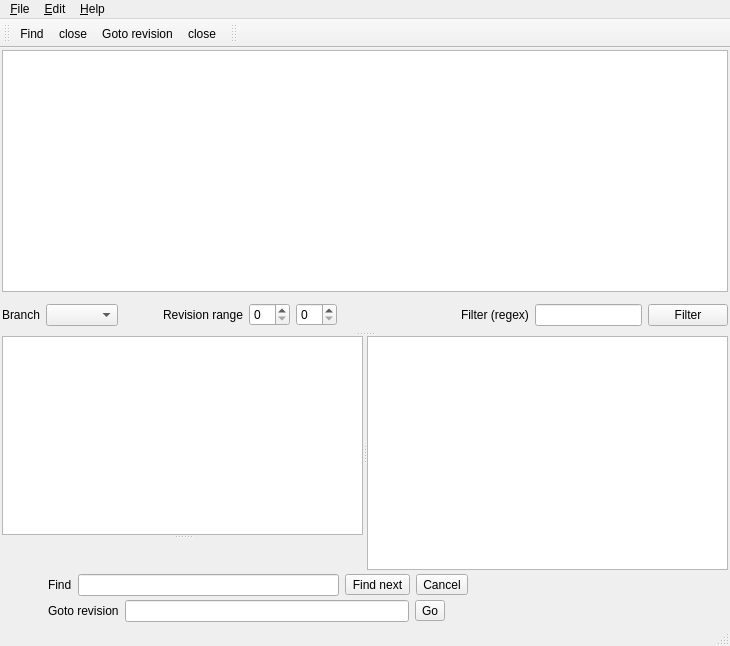
<ui version="4.0" >
 <class>MainWindow</class>
 <widget class="QMainWindow" name="MainWindow" >
  <property name="geometry" >
   <rect>
    <x>0</x>
    <y>0</y>
    <width>730</width>
    <height>646</height>
   </rect>
  </property>
  <property name="windowTitle" >
   <string>MainWindow</string>
  </property>
  <widget class="QWidget" name="centralwidget" >
   <property name="geometry" >
    <rect>
     <x>0</x>
     <y>69</y>
     <width>730</width>
     <height>554</height>
    </rect>
   </property>
   <layout class="QVBoxLayout" name="verticalLayout_3" >
    <property name="spacing" >
     <number>4</number>
    </property>
    <property name="margin" >
     <number>2</number>
    </property>
    <item>
     <widget class="QSplitter" name="splitter_3" >
      <property name="orientation" >
       <enum>Qt::Vertical</enum>
      </property>
      <widget class="QWidget" name="layoutWidget" >
       <layout class="QVBoxLayout" name="verticalLayout_2" >
        <item>
         <widget class="QTableView" name="tableView_revisions" >
          <property name="frameShape" >
           <enum>QFrame::StyledPanel</enum>
          </property>
         </widget>
        </item>
        <item>
         <widget class="QFrame" name="filter_frame" >
          <property name="sizePolicy" >
           <sizepolicy vsizetype="Minimum" hsizetype="Preferred" >
            <horstretch>0</horstretch>
            <verstretch>0</verstretch>
           </sizepolicy>
          </property>
          <property name="frameShape" >
           <enum>QFrame::NoFrame</enum>
          </property>
          <property name="frameShadow" >
           <enum>QFrame::Plain</enum>
          </property>
          <property name="lineWidth" >
           <number>0</number>
          </property>
          <layout class="QHBoxLayout" name="horizontalLayout_2" >
           <property name="margin" >
            <number>0</number>
           </property>
           <item>
            <widget class="QLabel" name="label_4" >
             <property name="text" >
              <string>Branch</string>
             </property>
            </widget>
           </item>
           <item>
            <widget class="QComboBox" name="branch_comboBox" />
           </item>
           <item>
            <spacer name="horizontalSpacer_2" >
             <property name="orientation" >
              <enum>Qt::Horizontal</enum>
             </property>
             <property name="sizeHint" stdset="0" >
              <size>
               <width>40</width>
               <height>20</height>
              </size>
             </property>
            </spacer>
           </item>
           <item>
            <widget class="QLabel" name="label_3" >
             <property name="text" >
              <string>Revision range</string>
             </property>
            </widget>
           </item>
           <item>
            <widget class="QSpinBox" name="spinbutton_rev_low" />
           </item>
           <item>
            <widget class="QSpinBox" name="spinbutton_rev_high" />
           </item>
           <item>
            <spacer>
             <property name="orientation" >
              <enum>Qt::Horizontal</enum>
             </property>
             <property name="sizeHint" stdset="0" >
              <size>
               <width>118</width>
               <height>34</height>
              </size>
             </property>
            </spacer>
           </item>
           <item>
            <widget class="QLabel" name="label_2" >
             <property name="text" >
              <string>Filter (regex)</string>
             </property>
            </widget>
           </item>
           <item>
            <widget class="QLineEdit" name="entry_file_filter" />
           </item>
           <item>
            <widget class="QPushButton" name="button_filter" >
             <property name="text" >
              <string>Filter</string>
             </property>
            </widget>
           </item>
          </layout>
         </widget>
        </item>
       </layout>
      </widget>
      <widget class="QFrame" name="frame_3" >
       <property name="sizePolicy" >
        <sizepolicy vsizetype="Expanding" hsizetype="Preferred" >
         <horstretch>0</horstretch>
         <verstretch>0</verstretch>
        </sizepolicy>
       </property>
       <property name="frameShape" >
        <enum>QFrame::NoFrame</enum>
       </property>
       <property name="frameShadow" >
        <enum>QFrame::Plain</enum>
       </property>
       <layout class="QVBoxLayout" name="verticalLayout" >
        <property name="margin" >
         <number>0</number>
        </property>
        <item>
         <widget class="QSplitter" name="splitter_2" >
          <property name="orientation" >
           <enum>Qt::Horizontal</enum>
          </property>
          <widget class="QSplitter" name="splitter" >
           <property name="orientation" >
            <enum>Qt::Vertical</enum>
           </property>
           <widget class="QTextBrowser" name="textview_header" />
           <widget class="QFrame" name="textview_frame" >
            <property name="frameShape" >
             <enum>QFrame::NoFrame</enum>
            </property>
            <property name="frameShadow" >
             <enum>QFrame::Raised</enum>
            </property>
           </widget>
          </widget>
          <widget class="QTableView" name="tableView_filelist" />
         </widget>
        </item>
       </layout>
      </widget>
     </widget>
    </item>
    <item>
     <widget class="QFrame" name="find_frame" >
      <property name="frameShape" >
       <enum>QFrame::NoFrame</enum>
      </property>
      <property name="frameShadow" >
       <enum>QFrame::Raised</enum>
      </property>
      <layout class="QHBoxLayout" name="horizontalLayout" >
       <property name="margin" >
        <number>0</number>
       </property>
       <item>
        <widget class="QPushButton" name="close_find_toolButton" >
         <property name="text" >
          <string/>
         </property>
         <property name="icon" >
          <iconset resource="hgview.qrc" >
           <normaloff>:/icons/close.png</normaloff>:/icons/close.png</iconset>
         </property>
         <property name="flat" >
          <bool>true</bool>
         </property>
        </widget>
       </item>
       <item>
        <widget class="QLabel" name="label" >
         <property name="text" >
          <string>Find</string>
         </property>
        </widget>
       </item>
       <item>
        <widget class="QLineEdit" name="entry_find" />
       </item>
       <item>
        <widget class="QToolButton" name="button_find" >
         <property name="text" >
          <string>Find next</string>
         </property>
        </widget>
       </item>
       <item>
        <widget class="QToolButton" name="button_cancelsearch" >
         <property name="text" >
          <string>Cancel</string>
         </property>
        </widget>
       </item>
       <item>
        <spacer name="horizontalSpacer" >
         <property name="orientation" >
          <enum>Qt::Horizontal</enum>
         </property>
         <property name="sizeHint" stdset="0" >
          <size>
           <width>40</width>
           <height>20</height>
          </size>
         </property>
        </spacer>
       </item>
      </layout>
     </widget>
    </item>
    <item>
     <widget class="QFrame" name="goto_frame" >
      <property name="frameShape" >
       <enum>QFrame::NoFrame</enum>
      </property>
      <property name="frameShadow" >
       <enum>QFrame::Raised</enum>
      </property>
      <layout class="QHBoxLayout" name="horizontalLayout_3" >
       <property name="margin" >
        <number>0</number>
       </property>
       <item>
        <widget class="QPushButton" name="close_goto_toolButton" >
         <property name="text" >
          <string/>
         </property>
         <property name="icon" >
          <iconset resource="hgview.qrc" >
           <normaloff>:/icons/close.png</normaloff>:/icons/close.png</iconset>
         </property>
         <property name="flat" >
          <bool>true</bool>
         </property>
        </widget>
       </item>
       <item>
        <widget class="QLabel" name="label_5" >
         <property name="text" >
          <string>Goto revision</string>
         </property>
        </widget>
       </item>
       <item>
        <widget class="QLineEdit" name="entry_goto" />
       </item>
       <item>
        <widget class="QToolButton" name="button_goto" >
         <property name="text" >
          <string>Go</string>
         </property>
        </widget>
       </item>
       <item>
        <spacer name="horizontalSpacer_3" >
         <property name="orientation" >
          <enum>Qt::Horizontal</enum>
         </property>
         <property name="sizeHint" stdset="0" >
          <size>
           <width>279</width>
           <height>20</height>
          </size>
         </property>
        </spacer>
       </item>
      </layout>
     </widget>
    </item>
   </layout>
  </widget>
  <widget class="QMenuBar" name="menubar" >
   <property name="geometry" >
    <rect>
     <x>0</x>
     <y>0</y>
     <width>730</width>
     <height>30</height>
    </rect>
   </property>
   <widget class="QMenu" name="menuFile" >
    <property name="title" >
     <string>&amp;File</string>
    </property>
    <addaction name="actionOpen_repository" />
    <addaction name="actionRefresh" />
    <addaction name="separator" />
    <addaction name="actionQuit" />
   </widget>
   <widget class="QMenu" name="menuHelp" >
    <property name="title" >
     <string>&amp;Help</string>
    </property>
    <addaction name="actionAbout" />
   </widget>
   <widget class="QMenu" name="menu_Edit" >
    <property name="title" >
     <string>&amp;Edit</string>
    </property>
    <addaction name="action_Find" />
    <addaction name="action_Goto" />
    <addaction name="actionBack" />
   </widget>
   <addaction name="menuFile" />
   <addaction name="menu_Edit" />
   <addaction name="menuHelp" />
  </widget>
  <widget class="QStatusBar" name="statusbar" >
   <property name="geometry" >
    <rect>
     <x>0</x>
     <y>623</y>
     <width>730</width>
     <height>23</height>
    </rect>
   </property>
  </widget>
  <widget class="QToolBar" name="toolBar" >
   <property name="enabled" >
    <bool>true</bool>
   </property>
   <property name="geometry" >
    <rect>
     <x>0</x>
     <y>30</y>
     <width>215</width>
     <height>39</height>
    </rect>
   </property>
   <property name="windowTitle" >
    <string>toolBar</string>
   </property>
   <attribute name="toolBarArea" >
    <enum>TopToolBarArea</enum>
   </attribute>
   <attribute name="toolBarBreak" >
    <bool>false</bool>
   </attribute>
   <addaction name="action_Find" />
   <addaction name="actionCloseFind" />
   <addaction name="action_Goto" />
   <addaction name="actionCloseGoto" />
  </widget>
  <widget class="QToolBar" name="toolBar_2" >
   <property name="enabled" >
    <bool>true</bool>
   </property>
   <property name="geometry" >
    <rect>
     <x>215</x>
     <y>30</y>
     <width>515</width>
     <height>39</height>
    </rect>
   </property>
   <property name="windowTitle" >
    <string>toolBar_2</string>
   </property>
   <attribute name="toolBarArea" >
    <enum>TopToolBarArea</enum>
   </attribute>
   <attribute name="toolBarBreak" >
    <bool>false</bool>
   </attribute>
  </widget>
  <action name="actionOpen_repository" >
   <property name="text" >
    <string>&amp;Open repository</string>
   </property>
   <property name="shortcut" >
    <string>Ctrl+O</string>
   </property>
  </action>
  <action name="actionRefresh" >
   <property name="text" >
    <string>&amp;Refresh</string>
   </property>
   <property name="shortcut" >
    <string>Ctrl+R</string>
   </property>
  </action>
  <action name="actionQuit" >
   <property name="text" >
    <string>&amp;Quit</string>
   </property>
   <property name="toolTip" >
    <string>Quit</string>
   </property>
   <property name="shortcut" >
    <string>Ctrl+Q</string>
   </property>
  </action>
  <action name="actionAbout" >
   <property name="text" >
    <string>About</string>
   </property>
  </action>
  <action name="action_Find" >
   <property name="checkable" >
    <bool>true</bool>
   </property>
   <property name="text" >
    <string>&amp;Find...</string>
   </property>
   <property name="shortcut" >
    <string>Ctrl+F</string>
   </property>
  </action>
  <action name="actionCloseFind" >
   <property name="icon" >
    <iconset resource="hgview.qrc" >
     <normaloff>:/icons/close.png</normaloff>:/icons/close.png</iconset>
   </property>
   <property name="text" >
    <string>close</string>
   </property>
  </action>
  <action name="action_FindNext" >
   <property name="text" >
    <string>Find &amp;Next</string>
   </property>
  </action>
  <action name="action_Goto" >
   <property name="checkable" >
    <bool>true</bool>
   </property>
   <property name="text" >
    <string>&amp;Goto revision...</string>
   </property>
   <property name="shortcut" >
    <string>Ctrl+G</string>
   </property>
  </action>
  <action name="actionCloseGoto" >
   <property name="icon" >
    <iconset resource="hgview.qrc" >
     <normaloff>:/icons/close.png</normaloff>:/icons/close.png</iconset>
   </property>
   <property name="text" >
    <string>close</string>
   </property>
  </action>
  <action name="actionBack" >
   <property name="checkable" >
    <bool>false</bool>
   </property>
   <property name="text" >
    <string>&amp;Back</string>
   </property>
   <property name="shortcut" >
    <string>Alt+Left</string>
   </property>
  </action>
 </widget>
 <resources>
  <include location="hgview.qrc" />
 </resources>
 <connections>
  <connection>
   <sender>action_Find</sender>
   <signal>toggled(bool)</signal>
   <receiver>find_frame</receiver>
   <slot>setVisible(bool)</slot>
   <hints>
    <hint type="sourcelabel" >
     <x>-1</x>
     <y>-1</y>
    </hint>
    <hint type="destinationlabel" >
     <x>364</x>
     <y>576</y>
    </hint>
   </hints>
  </connection>
  <connection>
   <sender>action_Goto</sender>
   <signal>toggled(bool)</signal>
   <receiver>goto_frame</receiver>
   <slot>setVisible(bool)</slot>
   <hints>
    <hint type="sourcelabel" >
     <x>-1</x>
     <y>-1</y>
    </hint>
    <hint type="destinationlabel" >
     <x>364</x>
     <y>607</y>
    </hint>
   </hints>
  </connection>
  <connection>
   <sender>actionCloseFind</sender>
   <signal>activated()</signal>
   <receiver>action_Find</receiver>
   <slot>toggle()</slot>
   <hints>
    <hint type="sourcelabel" >
     <x>-1</x>
     <y>-1</y>
    </hint>
    <hint type="destinationlabel" >
     <x>-1</x>
     <y>-1</y>
    </hint>
   </hints>
  </connection>
  <connection>
   <sender>actionCloseGoto</sender>
   <signal>activated()</signal>
   <receiver>action_Goto</receiver>
   <slot>toggle()</slot>
   <hints>
    <hint type="sourcelabel" >
     <x>-1</x>
     <y>-1</y>
    </hint>
    <hint type="destinationlabel" >
     <x>-1</x>
     <y>-1</y>
    </hint>
   </hints>
  </connection>
  <connection>
   <sender>action_Find</sender>
   <signal>toggled(bool)</signal>
   <receiver>actionCloseFind</receiver>
   <slot>setEnabled(bool)</slot>
   <hints>
    <hint type="sourcelabel" >
     <x>-1</x>
     <y>-1</y>
    </hint>
    <hint type="destinationlabel" >
     <x>-1</x>
     <y>-1</y>
    </hint>
   </hints>
  </connection>
  <connection>
   <sender>action_Goto</sender>
   <signal>toggled(bool)</signal>
   <receiver>actionCloseGoto</receiver>
   <slot>setEnabled(bool)</slot>
   <hints>
    <hint type="sourcelabel" >
     <x>-1</x>
     <y>-1</y>
    </hint>
    <hint type="destinationlabel" >
     <x>-1</x>
     <y>-1</y>
    </hint>
   </hints>
  </connection>
 </connections>
</ui>
